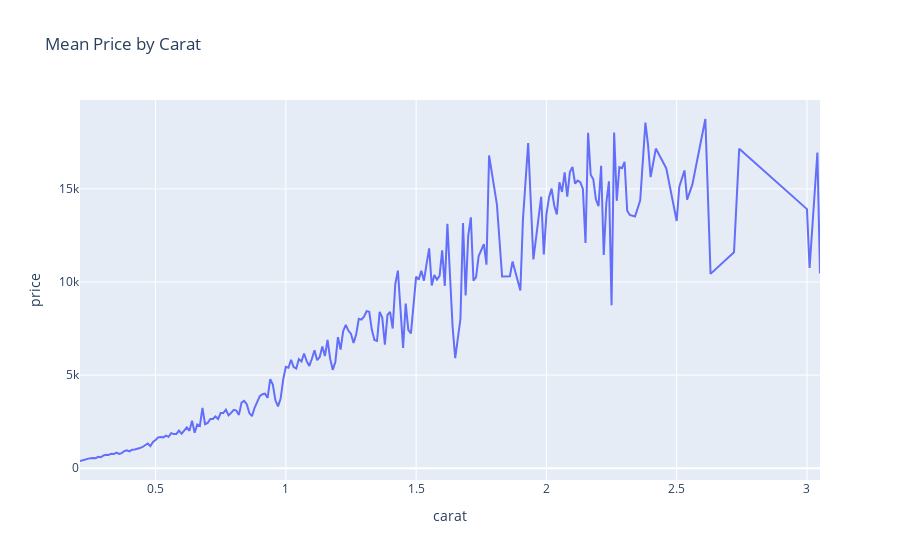

Notebook cell for this chart:
### Code cell
# Line Plot

df_mean = df.groupby('carat')['price'].mean().reset_index()
fig = px.line(df_mean,x='carat',y='price',
              title='Mean Price by Carat'
              )
fig.show()

### Figure 1 — Plotly figure (JSON) as saved in the notebook; plotly's stock layout.template omitted (floating-point values rounded to 4 significant figures; data arrays with more than 128 entries replaced by an {"elided": "..."} marker saying what was removed)
{"data": [{"hovertemplate": "carat=%{x}<br>price=%{y}<extra></extra>", "legendgroup": "", "line": {"color": "#636efa", "dash": "solid"}, "marker": {"symbol": "circle"}, "mode": "lines", "name": "", "orientation": "v", "showlegend": false, "type": "scatter", "x": {"elided": "216 float values"}, "xaxis": "x", "y": {"elided": "216 float values"}, "yaxis": "y"}], "layout": {"legend": {"tracegroupgap": 0}, "title": {"text": "Mean Price by Carat"}, "xaxis": {"anchor": "y", "domain": [0, 1], "title": {"text": "carat"}}, "yaxis": {"anchor": "x", "domain": [0, 1], "title": {"text": "price"}}}}
